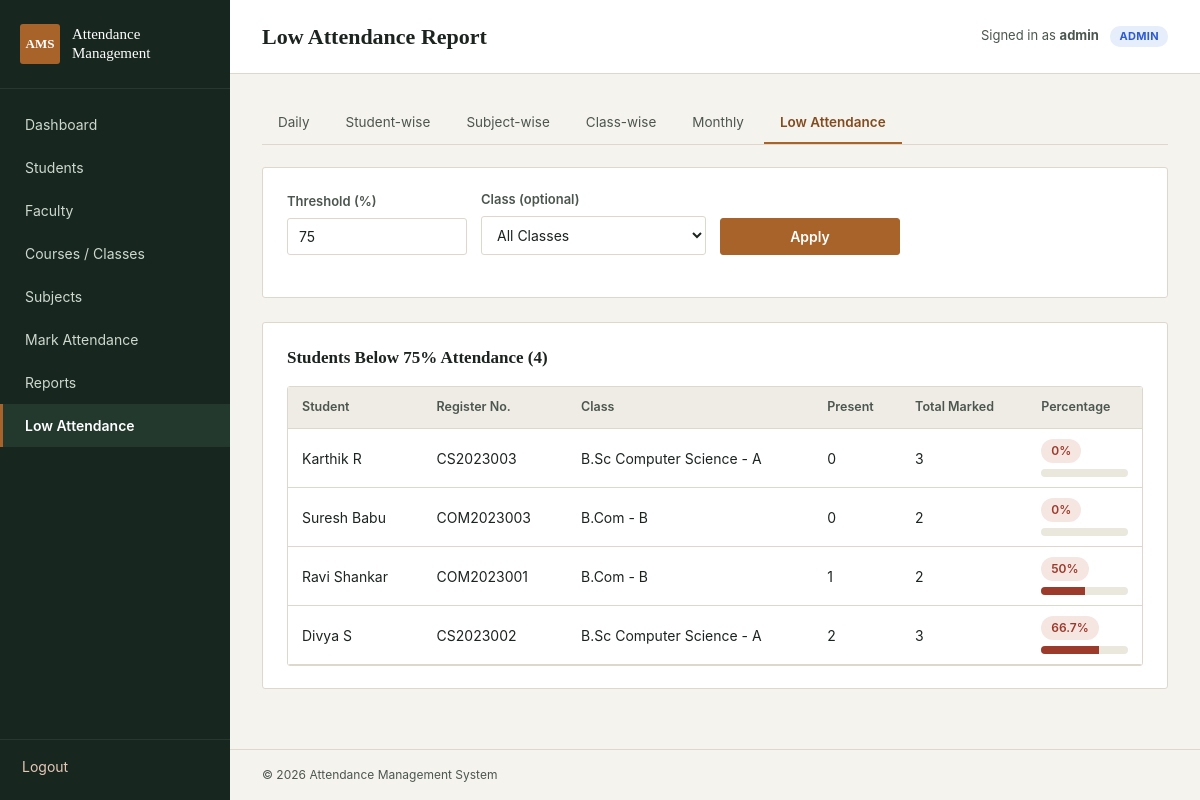
Page /reports/low_attendance.php (signed in) on the committed database.
### tables this page shows
CREATE TABLE IF NOT EXISTS students (
    id INT AUTO_INCREMENT PRIMARY KEY,
    name VARCHAR(100) NOT NULL,
    register_no VARCHAR(50) NOT NULL UNIQUE,
    class_id INT NOT NULL,
    phone VARCHAR(20) DEFAULT NULL,
    email VARCHAR(100) DEFAULT NULL,
    FOREIGN KEY (class_id) REFERENCES courses(id) ON DELETE CASCADE
);

CREATE TABLE IF NOT EXISTS courses (
    id INT AUTO_INCREMENT PRIMARY KEY,
    course_name VARCHAR(100) NOT NULL,
    semester_year VARCHAR(50) NOT NULL,
    section VARCHAR(20) DEFAULT NULL
);

### reports/low_attendance.php (the view, shortened to what this page needs)
<?php
$root = '../';
require_once $root . 'config/db.php';
require_once $root . 'includes/auth.php';
$page = 'low_attendance';
$page_title = 'Low Attendance Report';
$threshold = isset($_GET['threshold']) && $_GET['threshold'] !== '' ? (float)$_GET['threshold'] : 75;
$sql = "
    SELECT s.id, s.name, s.register_no, c.course_name, c.section,
           SUM(CASE WHEN a.status='Present' THEN 1 ELSE 0 END) AS present_count,
           COUNT(a.id) AS total
    FROM students s
    JOIN courses c ON c.id = s.class_id
    JOIN attendance a ON a.student_id = s.id
";
$params = [];
$types = "";
$sql .= "
    GROUP BY s.id, s.name, s.register_no, c.course_name, c.section
    HAVING COUNT(a.id) > 0
       AND (
           SUM(CASE WHEN a.status='Present' THEN 1 ELSE 0 END) / COUNT(a.id)
       ) * 100 < ?
    ORDER BY (
        SUM(CASE WHEN a.status='Present' THEN 1 ELSE 0 END) / COUNT(a.id)
    ) ASC
";
$params[] = $threshold;
$types .= "d";
$stmt = mysqli_prepare($conn, $sql);
mysqli_stmt_bind_param($stmt, $types, ...$params);
mysqli_stmt_execute($stmt);
$rows = mysqli_stmt_get_result($stmt);
require_once $root . 'includes/header.php';
?>
<div class="tab-row">
    <a href="reports.php?type=daily">Daily</a>
    <a href="reports.php?type=student_wise">Student-wise</a>
    <a href="reports.php?type=subject_wise">Subject-wise</a>
    <?php if ($is_admin): ?>
    <a href="reports.php?type=class_wise">Class-wise</a>
    <a href="reports.php?type=monthly">Monthly</a>
    <?php endif; ?>
    <a href="low_attendance.php" class="active">Low Attendance</a>
</div>
<div class="panel">
    <form method="get" action="low_attendance.php" class="filter-row">
        <div class="form-group">
            <label for="threshold">Threshold (%)</label>
            <input type="number" id="threshold" name="threshold" min="1" max="100" step="1" value="<?php echo htmlspecialchars($threshold); ?>">
        </div>
        <div class="form-group">
            <label for="class_id">Class (optional)</label>
            <select id="class_id" name="class_id">
                <option value="">All Classes</option>
            </select>
        </div>
        <div class="form-group"><button type="submit" class="btn">Apply</button></div>
    </form>
</div>
<div class="panel">
    <div class="panel-header">
        <h2>Students Below <?php echo htmlspecialchars($threshold); ?>% Attendance<?php echo $is_admin ? '' : ' (Your Subjects)'; ?> (<?php echo mysqli_num_rows($rows); ?>)</h2>
    </div>
    <?php if (mysqli_num_rows($rows) === 0): ?>
        <div class="empty-state">No students fall below this threshold. 🎉</div>
    <?php else: ?>
    <div class="table-wrap">
    <table>
        <thead><tr><th>Student</th><th>Register No.</th><th>Class</th><th>Present</th><th>Total Marked</th><th>Percentage</th></tr></thead>
        <tbody>
        <?php while ($row = mysqli_fetch_assoc($rows)):
            $pct = round(($row['present_count'] / $row['total']) * 100, 1);
        ?>
            <tr>
                <td><?php echo htmlspecialchars($row['name']); ?></td>
                <td><?php echo htmlspecialchars($row['register_no']); ?></td>
                <td><?php echo htmlspecialchars($row['course_name'] . ($row['section'] ? ' - ' . $row['section'] : '')); ?></td>
                <td><?php echo $row['present_count']; ?></td>
                <td><?php echo $row['total']; ?></td>
                <td>
                    <span class="badge badge-absent"><?php echo $pct; ?>%</span>
                    <div class="progress-bar" style="margin-top:6px;max-width:120px;">
                        <div class="progress-bar-fill low" style="width:<?php echo $pct; ?>%;"></div>
                    </div>
                </td>
            </tr>
        <?php endwhile; ?>
        </tbody>
    </table>
    </div>
    <?php endif; ?>
</div>
<?php require_once $root . 'includes/footer.php'; ?>

### includes/header.php (shortened to what this page needs)
<?php
$is_admin = (($_SESSION['user_role'] ?? '') === 'admin');
function nav_active($key, $page) {
    return $key === $page ? 'active' : '';
}
?>
<!DOCTYPE html>
<html lang="en">
<head>
<link rel="stylesheet" href="<?php echo $root; ?>css/style.css">
</head>
<body>
<div class="app-shell">
    <aside class="sidebar">
        <div class="sidebar-brand">
            <span class="brand-icon">AMS</span>
            <span class="brand-text">Attendance<br>Management</span>
        </div>
        <nav class="sidebar-nav">
            <a href="<?php echo $root; ?>dashboard.php" class="<?php echo nav_active('dashboard', $page); ?>">Dashboard</a>
            <?php if ($is_admin): ?>
            <a href="<?php echo $root; ?>students/list.php" class="<?php echo nav_active('students', $page); ?>">Students</a>
            <a href="<?php echo $root; ?>faculty/list.php" class="<?php echo nav_active('faculty', $page); ?>">Faculty</a>
            <a href="<?php echo $root; ?>courses/list.php" class="<?php echo nav_active('courses', $page); ?>">Courses / Classes</a>
            <a href="<?php echo $root; ?>subjects/list.php" class="<?php echo nav_active('subjects', $page); ?>">Subjects</a>
            <?php endif; ?>
            <a href="<?php echo $root; ?>attendance/mark.php" class="<?php echo nav_active('attendance', $page); ?>">Mark Attendance</a>
            <a href="<?php echo $root; ?>reports/reports.php" class="<?php echo nav_active('reports', $page); ?>">Reports</a>
            <a href="<?php echo $root; ?>reports/low_attendance.php" class="<?php echo nav_active('low_attendance', $page); ?>">Low Attendance</a>
        </nav>
        <div class="sidebar-footer">
            <a href="<?php echo $root; ?>logout.php" class="logout-link">Logout</a>
        </div>
    </aside>
    <div class="main-area">
        <header class="topbar">
            <h1><?php echo htmlspecialchars($page_title); ?></h1>
            <div class="topbar-user">
                <?php if (isset($_SESSION['user_name'])): ?>
                    Signed in as <strong><?php echo htmlspecialchars($_SESSION['user_name']); ?></strong>
                    <span class="role-badge"><?php echo $is_admin ? 'Admin' : 'Faculty'; ?></span>
                <?php endif; ?>
            </div>
        </header>
        <main class="content">

### includes/footer.php (shortened to what this page needs)
        </main>
        <footer class="page-footer">
            &copy; <?php echo date('Y'); ?> Attendance Management System
        </footer>
    </div>
</div>
</body>
</html>

### rows in the picture
students: name "Karthik R", register_no "CS2023003", class.section "B.Sc Computer Science - A", present_count "0", total "3", pct "0"
students: name "Suresh Babu", register_no "COM2023003", class.section "B.Com - B", present_count "0", total "2", pct "0"
students: name "Ravi Shankar", register_no "COM2023001", class.section "B.Com - B", present_count "1", total "2", pct "50"
students: name "Divya S", register_no "CS2023002", class.section "B.Sc Computer Science - A", present_count "2", total "3", pct "66.7"

### other values in the picture
$page_title "Low Attendance Report"
$_SESSION['user_name'] "admin"
$threshold "75"
mysqli_num_rows($rows) "4"
